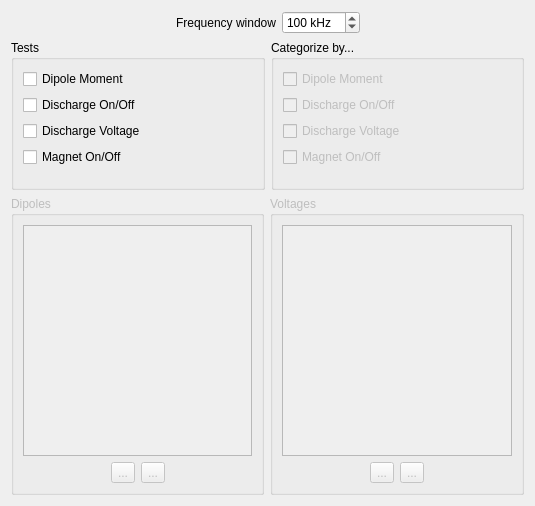
<?xml version="1.0" encoding="UTF-8"?>
<ui version="4.0">
 <class>CategorySetupPage</class>
 <widget class="QWizardPage" name="CategorySetupPage">
  <property name="geometry">
   <rect>
    <x>0</x>
    <y>0</y>
    <width>535</width>
    <height>506</height>
   </rect>
  </property>
  <property name="windowTitle">
   <string>WizardPage</string>
  </property>
  <property name="title">
   <string>Category Setup</string>
  </property>
  <property name="subTitle">
   <string>Choose which tests you would like to run, and which test results you would like to use to assign categories to each line.</string>
  </property>
  <layout class="QVBoxLayout" name="verticalLayout_3" stretch="0,1,2">
   <item>
    <layout class="QHBoxLayout" name="horizontalLayout_5">
     <item>
      <spacer name="horizontalSpacer_5">
       <property name="orientation">
        <enum>Qt::Horizontal</enum>
       </property>
       <property name="sizeHint" stdset="0">
        <size>
         <width>40</width>
         <height>20</height>
        </size>
       </property>
      </spacer>
     </item>
     <item>
      <widget class="QLabel" name="frequencyWindowLabel">
       <property name="text">
        <string>Frequency window</string>
       </property>
       <property name="alignment">
        <set>Qt::AlignRight|Qt::AlignTrailing|Qt::AlignVCenter</set>
       </property>
      </widget>
     </item>
     <item>
      <widget class="QSpinBox" name="frequencyWindowSpinBox">
       <property name="toolTip">
        <string>If a line is more than this far from the cavity frequency, it will not be categorized.</string>
       </property>
       <property name="suffix">
        <string> kHz</string>
       </property>
       <property name="minimum">
        <number>1</number>
       </property>
       <property name="maximum">
        <number>1000</number>
       </property>
       <property name="singleStep">
        <number>50</number>
       </property>
       <property name="value">
        <number>100</number>
       </property>
      </widget>
     </item>
     <item>
      <spacer name="horizontalSpacer_6">
       <property name="orientation">
        <enum>Qt::Horizontal</enum>
       </property>
       <property name="sizeHint" stdset="0">
        <size>
         <width>40</width>
         <height>20</height>
        </size>
       </property>
      </spacer>
     </item>
    </layout>
   </item>
   <item>
    <layout class="QHBoxLayout" name="horizontalLayout_3">
     <item>
      <widget class="QGroupBox" name="testsBox">
       <property name="title">
        <string>Tests</string>
       </property>
       <layout class="QVBoxLayout" name="verticalLayout_4">
        <item>
         <widget class="QCheckBox" name="dipoleTestBox">
          <property name="text">
           <string>Dipole Moment</string>
          </property>
         </widget>
        </item>
        <item>
         <widget class="QCheckBox" name="dcTestBox">
          <property name="text">
           <string>Discharge On/Off</string>
          </property>
         </widget>
        </item>
        <item>
         <widget class="QCheckBox" name="voltageTestBox">
          <property name="text">
           <string>Discharge Voltage</string>
          </property>
         </widget>
        </item>
        <item>
         <widget class="QCheckBox" name="magnetTestBox">
          <property name="text">
           <string>Magnet On/Off</string>
          </property>
         </widget>
        </item>
        <item>
         <spacer name="verticalSpacer">
          <property name="orientation">
           <enum>Qt::Vertical</enum>
          </property>
          <property name="sizeHint" stdset="0">
           <size>
            <width>20</width>
            <height>40</height>
           </size>
          </property>
         </spacer>
        </item>
       </layout>
      </widget>
     </item>
     <item>
      <widget class="QGroupBox" name="categoriesBox">
       <property name="title">
        <string>Categorize by...</string>
       </property>
       <layout class="QVBoxLayout" name="verticalLayout_5">
        <item>
         <widget class="QCheckBox" name="dipoleCategoryBox">
          <property name="enabled">
           <bool>false</bool>
          </property>
          <property name="text">
           <string>Dipole Moment</string>
          </property>
         </widget>
        </item>
        <item>
         <widget class="QCheckBox" name="dcCategoryBox">
          <property name="enabled">
           <bool>false</bool>
          </property>
          <property name="text">
           <string>Discharge On/Off</string>
          </property>
         </widget>
        </item>
        <item>
         <widget class="QCheckBox" name="voltageCategoryBox">
          <property name="enabled">
           <bool>false</bool>
          </property>
          <property name="text">
           <string>Discharge Voltage</string>
          </property>
         </widget>
        </item>
        <item>
         <widget class="QCheckBox" name="magnetCategoryBox">
          <property name="enabled">
           <bool>false</bool>
          </property>
          <property name="text">
           <string>Magnet On/Off</string>
          </property>
         </widget>
        </item>
        <item>
         <spacer name="verticalSpacer_2">
          <property name="orientation">
           <enum>Qt::Vertical</enum>
          </property>
          <property name="sizeHint" stdset="0">
           <size>
            <width>20</width>
            <height>25</height>
           </size>
          </property>
         </spacer>
        </item>
       </layout>
      </widget>
     </item>
    </layout>
   </item>
   <item>
    <layout class="QHBoxLayout" name="horizontalLayout_4">
     <item>
      <widget class="QGroupBox" name="dipolesBox">
       <property name="enabled">
        <bool>false</bool>
       </property>
       <property name="title">
        <string>Dipoles</string>
       </property>
       <layout class="QVBoxLayout" name="verticalLayout">
        <item>
         <widget class="QListView" name="dipolesView"/>
        </item>
        <item>
         <layout class="QHBoxLayout" name="horizontalLayout">
          <item>
           <spacer name="horizontalSpacer">
            <property name="orientation">
             <enum>Qt::Horizontal</enum>
            </property>
            <property name="sizeHint" stdset="0">
             <size>
              <width>40</width>
              <height>20</height>
             </size>
            </property>
           </spacer>
          </item>
          <item>
           <widget class="QToolButton" name="dipoleAddButton">
            <property name="text">
             <string>...</string>
            </property>
            <property name="icon">
             <iconset resource="icons.qrc">
              <normaloff>:/icons/add.png</normaloff>:/icons/add.png</iconset>
            </property>
           </widget>
          </item>
          <item>
           <widget class="QToolButton" name="dipoleRemoveButton">
            <property name="text">
             <string>...</string>
            </property>
            <property name="icon">
             <iconset resource="icons.qrc">
              <normaloff>:/icons/remove.png</normaloff>:/icons/remove.png</iconset>
            </property>
           </widget>
          </item>
          <item>
           <spacer name="horizontalSpacer_2">
            <property name="orientation">
             <enum>Qt::Horizontal</enum>
            </property>
            <property name="sizeHint" stdset="0">
             <size>
              <width>40</width>
              <height>20</height>
             </size>
            </property>
           </spacer>
          </item>
         </layout>
        </item>
       </layout>
      </widget>
     </item>
     <item>
      <widget class="QGroupBox" name="voltagesBox">
       <property name="enabled">
        <bool>false</bool>
       </property>
       <property name="title">
        <string>Voltages</string>
       </property>
       <layout class="QVBoxLayout" name="verticalLayout_2">
        <item>
         <widget class="QListView" name="voltagesView">
          <property name="spacing">
           <number>0</number>
          </property>
         </widget>
        </item>
        <item>
         <layout class="QHBoxLayout" name="horizontalLayout_2">
          <item>
           <spacer name="horizontalSpacer_3">
            <property name="orientation">
             <enum>Qt::Horizontal</enum>
            </property>
            <property name="sizeHint" stdset="0">
             <size>
              <width>40</width>
              <height>20</height>
             </size>
            </property>
           </spacer>
          </item>
          <item>
           <widget class="QToolButton" name="voltageAddButton">
            <property name="text">
             <string>...</string>
            </property>
            <property name="icon">
             <iconset resource="icons.qrc">
              <normaloff>:/icons/add.png</normaloff>:/icons/add.png</iconset>
            </property>
           </widget>
          </item>
          <item>
           <widget class="QToolButton" name="voltageRemoveButton">
            <property name="text">
             <string>...</string>
            </property>
            <property name="icon">
             <iconset resource="icons.qrc">
              <normaloff>:/icons/remove.png</normaloff>:/icons/remove.png</iconset>
            </property>
           </widget>
          </item>
          <item>
           <spacer name="horizontalSpacer_4">
            <property name="orientation">
             <enum>Qt::Horizontal</enum>
            </property>
            <property name="sizeHint" stdset="0">
             <size>
              <width>40</width>
              <height>20</height>
             </size>
            </property>
           </spacer>
          </item>
         </layout>
        </item>
       </layout>
      </widget>
     </item>
    </layout>
   </item>
  </layout>
 </widget>
 <resources>
  <include location="icons.qrc"/>
 </resources>
 <connections/>
</ui>
